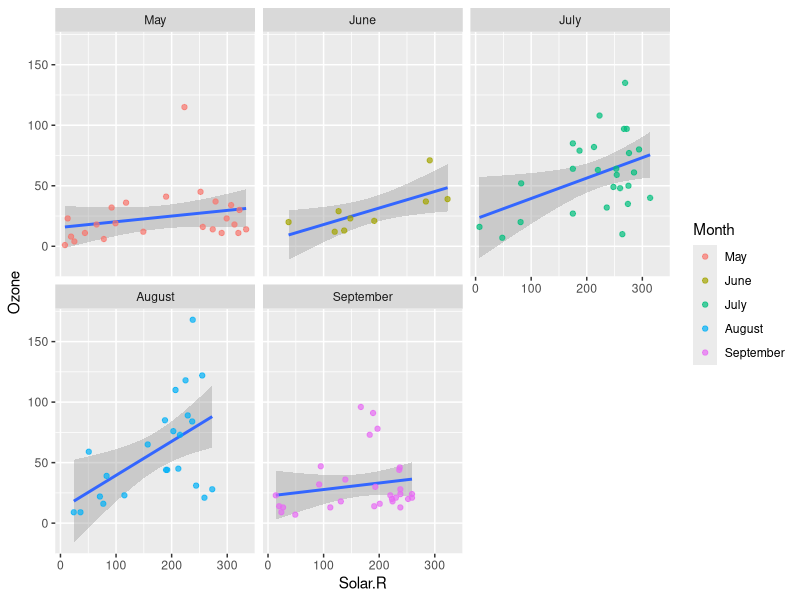
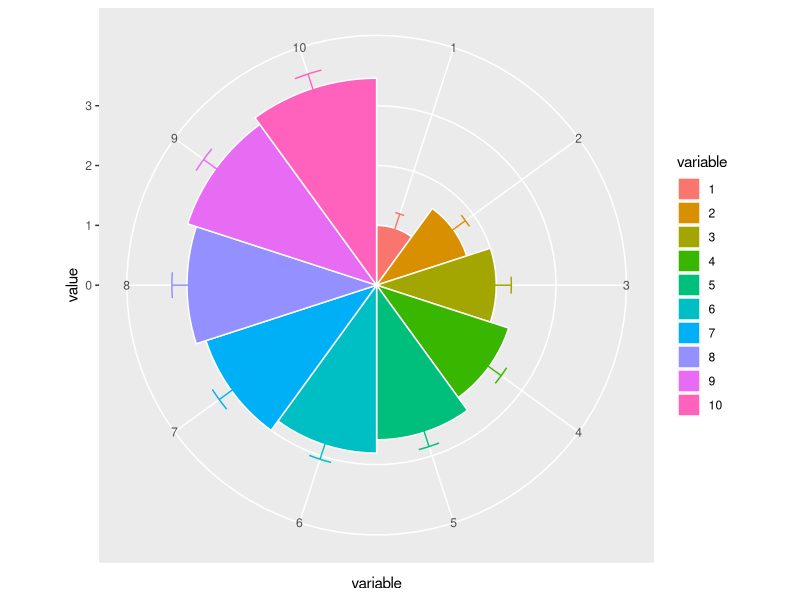
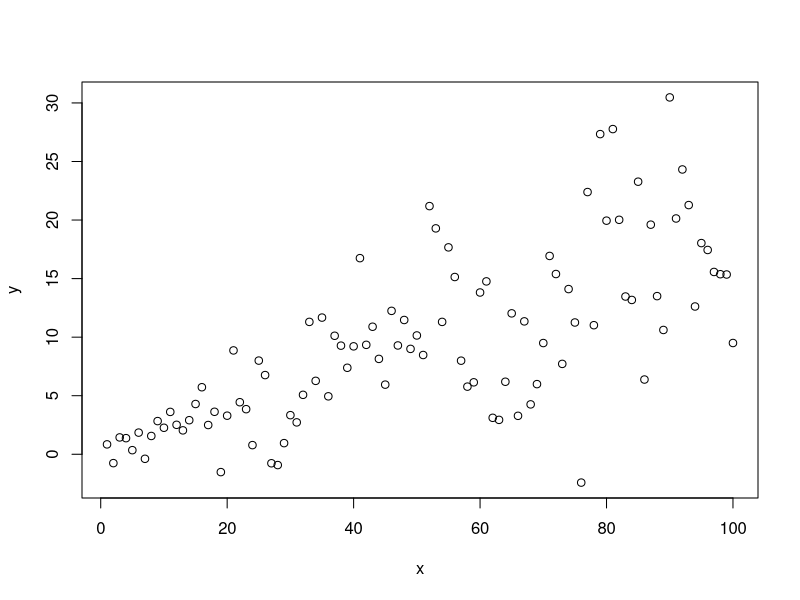

The R source for these figures, in order:
## ---- chunk 1
library(ggplot2)
airquality$Month <- factor(airquality$Month, levels = 5:9, labels = month.name[5:9])

ggplot(data = na.omit(airquality), mapping = aes(x = Solar.R, y = Ozone)) +
    geom_smooth(method="lm", formula = 'y ~ x') +
    geom_point(aes(color = Month), alpha = 0.7) + facet_wrap(. ~ Month)
## ---- chunk 2
# function to compute standard error of mean
se <- function(x) sqrt(var(x)/length(x)) 

DF <- data.frame(variable = as.factor(1:10), value = log2(2:11))

ggplot(DF, aes(variable, value, fill = variable)) +
    geom_bar(width = 1, stat = "identity", color = "white") +
    geom_errorbar(aes(ymin = value - se(value), 
                      ymax = value + se(value), 
                      color = variable), 
                      width = .2) + 
    scale_y_continuous(breaks = 0:nlevels(DF$variable)) +
    coord_polar() 
## ---- chunk 3
x <- 1:100
y <- rnorm(100) + 1:100*rnorm(100, 0.2, 0.1)
plot(x, y)
